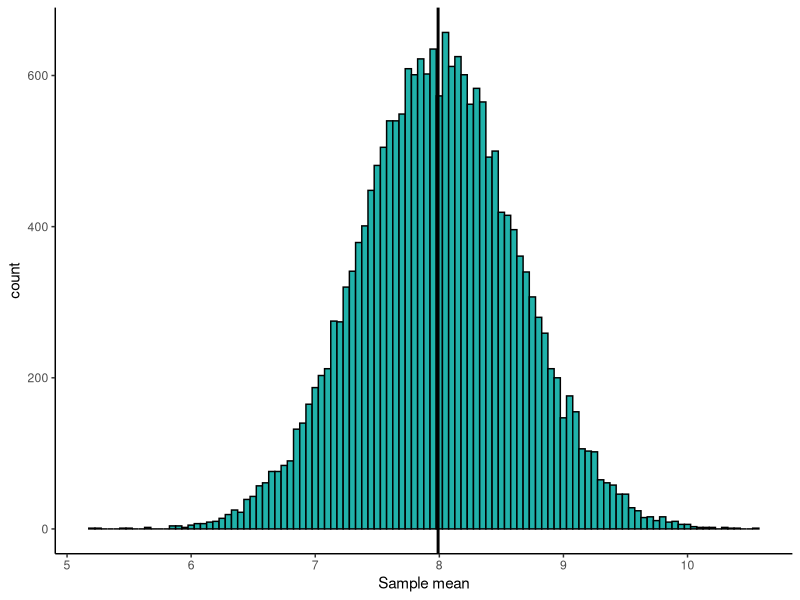
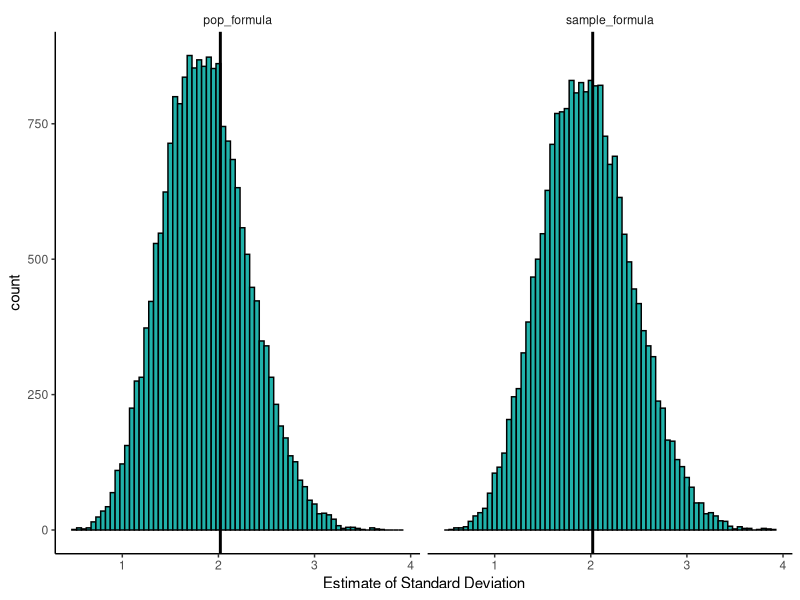
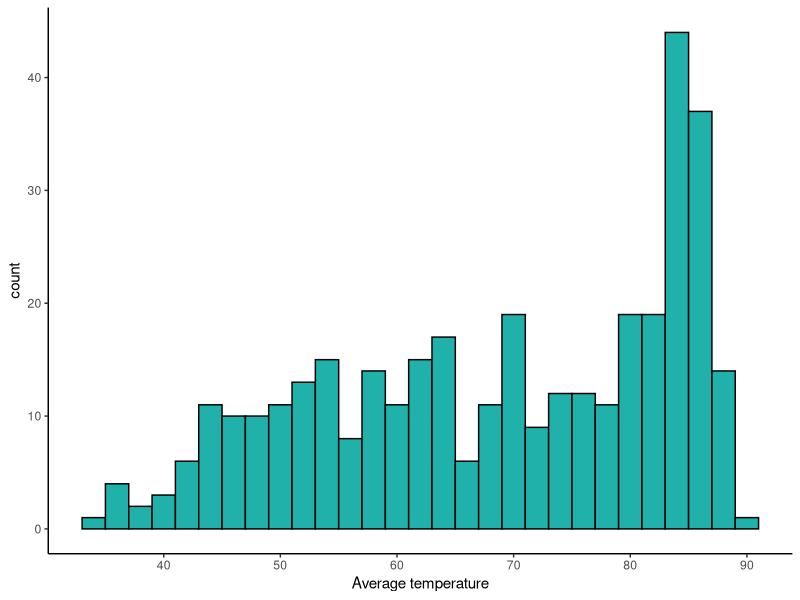

The R source for these figures, in order:
## ---- chunk 1
x <- c(1, 14, 12, 5, 3, 6, 11, 15, 9, 5, 4, 2, 7, 5, 3, 8, 11)
x
## ---- chunk 2
length(x)
## ---- chunk 3
table(x)
## ---- chunk 4
median(x)
## ---- chunk 5
y <- c(5,7,7,9,9,10,15,16,16,21,21,22)
median(y)
## ---- chunk 6

sum_of_x <- 1 + 14 + 12 + 5 + 3 + 6 + 11 + 15 + 9 + 5 + 4 + 2 + 7 + 5 + 3 + 8 + 11

sum_of_x

## ---- chunk 7
sum_of_x / 17
## ---- chunk 8
mean(x)
## ---- chunk 9
min(x)
max(x)
range(x)
## ---- chunk 10
quantile(x, 0.25) #0.25 means lower quartile
quantile(x, 0.75) #0.75 means upper quartile
## ---- chunk 11
IQR(x)
## ---- chunk 12
quantile(x, 0.25, type = 6)
quantile(x, 0.75, type = 6)
IQR(x, type = 6)
## ---- chunk 13
A <- c(5,8,8,9,9,10,10,11,12,12,12,14)
A - mean(A)
## ---- chunk 14
sum(A - mean(A))
## ---- chunk 15
abs(A - mean(A))
## ---- chunk 16
sum(abs(A - mean(A)))
## ---- chunk 17
22/12
## ---- chunk 18
sum(abs(A - mean(A))) / length(A)
## ---- chunk 19
B <- c(2,3,4,6,8,10,11,12,13,15,17,19)

#difference scores
B - mean(B)

# absolute difference scores
abs(B - mean(B))

# sum of absolute difference scores
sum(abs(B - mean(B)))

# average deviation
sum(abs(B - mean(B))) / length(B)
## ---- chunk 20
A - mean(A)
## ---- chunk 21
(A - mean(A))^2
## ---- chunk 22
sum((A - mean(A))^2)
## ---- chunk 23
sum((A - mean(A))^2) / 12
## ---- chunk 24
sqrt(5.333333) 
## ---- chunk 25
# difference scores
B - mean(B)

# squared difference scores
(B - mean(B))^2

# Sum of squared differences
sum((B - mean(B))^2)

# Average squared difference
sum((B - mean(B))^2) / 12

# Standard Deviation
sqrt(sum((B - mean(B))^2) / 12)

## ---- chunk 26
#difference scores
A - mean(A)
## ---- chunk 27
#square the difference scores
(A - mean(A))^2
## ---- chunk 28
#sum the squared difference scores
sum((A - mean(A))^2)
## ---- chunk 29
#divide by n-1 to get the variance
# the 'n' is 12 here
(sum((A - mean(A))^2))/(12-1)
## ---- chunk 30
#square root to get the SD
sqrt((sum((A - mean(A))^2))/(12-1))
## ---- chunk 31
sd(A)
## ---- chunk 32
# this is a custom function to calculate
# the population standard deviation 
 pop.sd <- function(s) { 
   sqrt(sum((s - mean(s))^2)/length(s)) 
 } 
## ---- chunk 33
pop.sd(A) 
## ---- chunk 34
sd(B)
pop.sd(B)
## ---- chunk 35
set.seed(1) # just so we all get the same results

pop <- rnorm(10000, mean = 8, sd = 2) #100 random numbers with mean of 8, popSD of 2.

## ---- chunk 36
mean(pop)      

pop.sd(pop) 
## ---- chunk 37
#first sample
samp1 <- sample(pop, size = 10, replace = T)
samp1

mean(samp1)


## ---- chunk 38
#second sample
samp2 <- sample(pop, size = 10, replace = T)
samp2

mean(samp2)


## ---- chunk 39
#third sample
samp3 <- sample(pop, size = 10, replace = T)
samp3

mean(samp3)


## ---- chunk 40
results.means<- vector('list',20000)

for(i in 1:20000){
  samp <- sample(pop, size = 10, replace = T)
  results.means[[i]] <- mean(samp)
}
## ---- chunk 41
unlist(results.means)[1:10]
## ---- chunk 42
mean(unlist(results.means))
## ---- chunk 43
library(tidyverse)
ggplot(data.frame(x = unlist(results.means)), aes(x=x)) +
         geom_histogram(color="black",fill="lightseagreen", binwidth=.05)+
         geom_vline(xintercept=7.99, lwd=1)+
         theme_classic()+
  xlab("Sample mean")


## ---- chunk 44
#first sample
sd(samp1)
pop.sd(samp1)
## ---- chunk 45
#second sample
sd(samp2)
pop.sd(samp2)
## ---- chunk 46
results.samp.sd<- vector('list',20000)
results.pop.sd<- vector('list',20000)

for(i in 1:20000){
  samp <- sample(pop, size = 10, replace = T)
  results.samp.sd[[i]] <- sd(samp)
  results.pop.sd[[i]] <- pop.sd(samp)
  }
## ---- chunk 47
mean(unlist(results.samp.sd))
mean(unlist(results.pop.sd))
## ---- chunk 48

ddx <- data.frame(sample_formula = unlist(results.samp.sd),
           pop_formula = unlist(results.pop.sd) ) %>%
  pivot_longer(1:2)

ggplot(ddx, aes(x=value)) +
         geom_histogram(color="black",fill="lightseagreen", binwidth=.05)+
         geom_vline(xintercept=2.02, lwd=1)+
         theme_classic()+
  facet_wrap(~name) +
  xlab("Estimate of Standard Deviation")+
  theme(strip.background = element_blank())


## ---- chunk 49
atx <- read_csv("data/austin_weather.csv")
head(atx) # first 6 rows
## ---- chunk 50
ggplot(atx, aes(x= temp)) + 
  geom_histogram(color="black", fill="lightseagreen", binwidth = 2)+
  theme_classic()+
  xlab("Average temperature")
## ---- chunk 51
length(atx$temp) # length this tells you the 'n'

range(atx$temp) # range 

min(atx$temp) # minimum

max(atx$temp) # maximum

## ---- chunk 52
mean(atx$temp) # mean

median(atx$temp) # median

## ---- chunk 53
atx %>%
  group_by(temp) %>%
  count() %>%
  arrange(-n)
## ---- chunk 54
sd(atx$temp) #  sample standard deviation
## ---- chunk 55
var(atx$temp) # variance 
## ---- chunk 56
quantile(atx$temp, .25)  # this is the lower quartile

quantile(atx$temp, .75)  # this is the upper quartile

IQR(atx$temp)   # this is the inter-quartile range.

## ---- chunk 57
q <- c(5, 10, 8, 3, NA, 7, 1, 2)
q
## ---- chunk 58
mean(q)

sd(q)

range(q)

median(q)

## ---- chunk 59
mean(q, na.rm=T)

sd(q, na.rm=T)

range(q, na.rm=T)

median(q, na.rm=T)

## ---- chunk 60
length(q)
## ---- chunk 61
length(q[!is.na(q)])
## ---- chunk 62
vg <- read_csv("data/videogames.csv")

head(vg)
## ---- chunk 63
summary(vg)

## ---- chunk 64
library(psych)
describe(vg[c(6:11)])

## ---- chunk 65
table(vg$genre)
## ---- chunk 66
describeBy(vg[c(4,6:11)], group = "genre")
## ---- chunk 67
vg %>% 
  group_by(genre) %>% 
  summarise(meanNA = mean(NA_sales))

## ---- chunk 68
vg %>% 
  group_by(genre) %>% 
  summarise(meanNA = mean(NA_sales, na.rm = T)) 
## ---- chunk 69
vg %>% 
  group_by(genre) %>% 
  summarise(meanNA = mean(NA_sales),
            sd_NA = sd(NA_sales),
            meanEU = mean(EU_sales),
            sd_EU = sd(EU_sales))
## ---- chunk 70
vg$year <- as.factor(vg$year) # just need to make year non-numeric first so doesn't get included in the numeric columns


vg %>%
  group_by(genre) %>%
  summarise_if(is.numeric, mean, na.rm = T) %>%
  as.data.frame()


 vg %>%
  group_by(genre) %>%
  summarise_if(is.numeric, sd, na.rm = TRUE) %>%
  as.data.frame()

## ---- chunk 71
table(vg$genre)
## ---- chunk 72
table(vg$genre, vg$platform)
## ---- chunk 73
vg %>%
  group_by(genre, platform) %>%
  count()
## ---- chunk 74
cats <- read_csv("data/catcolor.csv")
head(cats)
## ---- chunk 75
cats %>%
  group_by(breed,sex) %>%
  count()

## ---- chunk 76
cats %>%
  group_by(breed,sex) %>%
  count() %>%
  arrange(-n)
## ---- chunk 77
cats %>%
  filter(color1 == "orange") %>%
  group_by(name,breed) %>%
  count() %>% 
  arrange(-n)
## ---- chunk 78
cats %>%
  filter(color1 == "orange") %>%
  group_by(name,breed) %>%
  count() %>% 
  arrange(-n) %>% 
  group_by(breed) %>%
  top_n(1)
